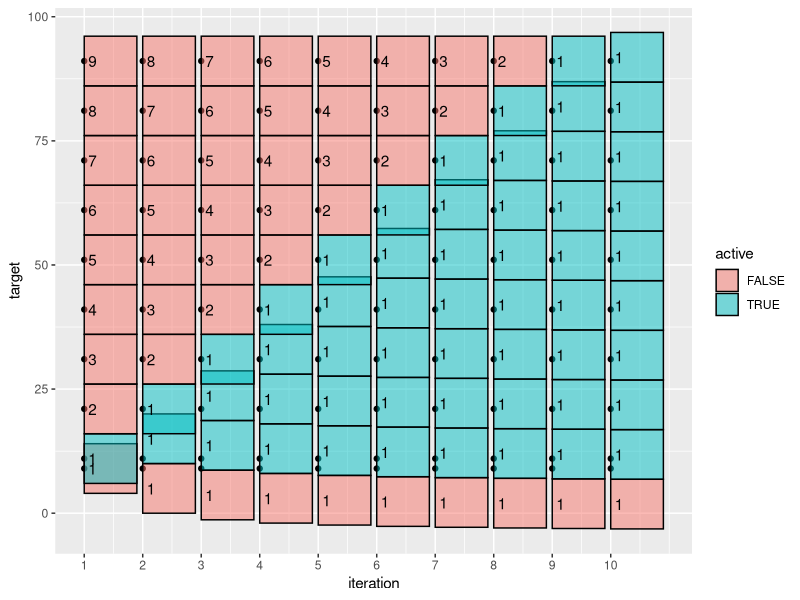

Generate this figure with R:
half.size <- 5
size <- half.size*2
m <- 11
initial <- c(9, m)
N <- 10
N.More <- N-length(initial)
(target <- c(initial, m+(size+N^-2)*seq(1, N.More)))
library(data.table)
library(ggplot2)
thresh <- 1e-10
get_update <- function(target, current, half.size)data.table(
  target, current, half.size
)[
, active := !c(TRUE, (current+half.size)[-.N] < (current-half.size)[-1]-thresh)
][
, cluster := cumsum(!active)
][
, offset := cumsum(c(0,half.size[-1]+half.size[-.N])), by=cluster
][
, update := offset+mean(current-offset), by=cluster
][]

done <- FALSE
iteration <- 1
current <- target
iteration.dt.list <- list()
while(!done){
  (it.dt <- get_update(target, current, half.size))
  (change <- it.dt[, sum(abs(current-update))])
  if(change<thresh)done <- TRUE
  current <- it.dt$update
  iteration.dt.list[[iteration]] <- data.table(iteration, it.dt)
  iteration <- iteration+1
}
(iteration.dt <- rbindlist(iteration.dt.list))

n.clust <- max(it.dt$cluster)
Zmat <- matrix(0, nrow(it.dt), n.clust)
Zmat[it.dt[, cbind(1:.N, cluster)]] <- 1
iact <- which(it.dt$active)
Amat <- matrix(0, length(iact), nrow(it.dt))
Amat[cbind(seq_along(iact), iact)] <- -1
Amat[cbind(seq_along(iact), iact-1)] <- 1
Amat %*% Zmat # should be zero
dvec <- it.dt$current-target
t(Zmat) %*% dvec # gradient, should be close to zero
fit <- lm.fit(t(Amat), -dvec)
fit$coefficients # should be all positive
t(Amat) %*% fit$coefficients + dvec # should be near zero

gg <- ggplot()+
  geom_point(aes(
    iteration, target),
    data=iteration.dt)+
  geom_rect(aes(
    xmin=iteration, xmax=iteration+0.9,
    ymin=current-half.size, ymax=current+half.size,
    fill=active),
    color="black",
    alpha=0.5,
    data=iteration.dt)+
  geom_text(aes(
    iteration, current, label=paste0(" ", cluster)),
    hjust=0,
    data=iteration.dt)+
  scale_x_continuous(breaks=seq(1, max(iteration.dt$iteration)))
png("figure-worst-case.png", width=6, height=4, units="in", res=200)
print(gg)
dev.off()
